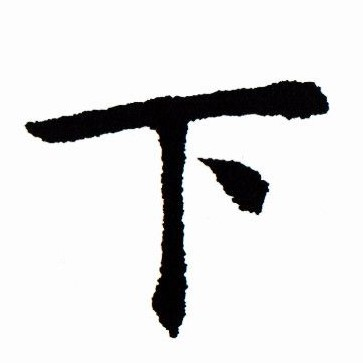
%> input picture FGMM/Result/下.jpg, 363 x 363 px
$ octave GetFGMM.m   (GNU Octave 9; MATLAB toolbox functions it lacks are replaced by stand-ins)
%> lines starting %> are read from the running program, lines starting %| are printed output that depends on the picture; in (x1, y1, x2, y2) boxes, pixels count from 0 and x2, y2 are one past the last pixel; in counts of white or black regions, pixels touching at a corner belong together; the program's own positions count from 1
### FGMM/UtilFunction/ImgProcess.m
function [img,data] = ImgProcess(img)
    img = imresize(img,[100,100]);
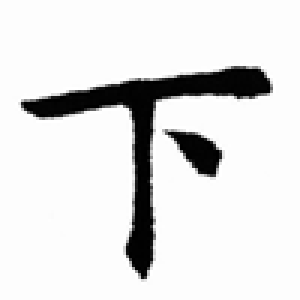
%> img: size 100x100 uint8 (shown 3 times larger); min 0, max 255, mean 224.3
    img = imbinarize(img);
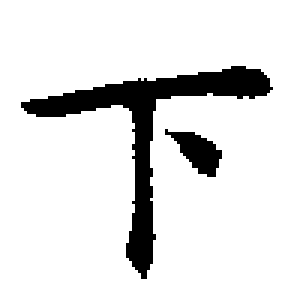
%> img: size 100x100 logical (shown 3 times larger); 88.6% white; 2 black regions, box (x1, y1, x2, y2) and area: (7, 22, 91, 93) 993, (55, 43, 74, 59) 150
    [data(:,1),data(:,2)]=find(~img);
end

### FGMM/FindCurve/FindCurve.m
function[rdata] = FindCurve(img_2bw,duan)
[imgw,imgh] = size(img_2bw);
%imshow(img_2bw)
img_thin = bwmorph(~img_2bw,'thin',Inf);
%imshow(img_thin)

img_thin1 = img_thin;
img_thin2 = img_thin;

%% 寻找曲线
curve_name = 0;
for start_j = 1:imgh
    for start_i = 1:imgw
% for start_i = 1:imgw
%     for start_j = 1:imgh
        if img_thin1(start_i,start_j) == 1
            %% 先把起始点设定好
            curve_name = curve_name + 1;
            name_1 = 1;
            direction_1 = [0 0];
            start_point = [start_i start_j];
            [connect_point,point_num,sta_dir] = FindStaConnect(img_thin2,start_point);%得到所有连接点
            [choose_point] = ChoosePoint(direction_1,connect_point);%选择正确的点
            [direction_1] = Direction(choose_point,direction_1);%更新方向表
            direction_2 = [-direction_1(1) -direction_1(2)];%用于反方向寻找曲线
            if point_num == 0
                img_thin2(start_point(1),start_point(2)) = 0;
                break
            end
            if point_num>1
                black_flag = 0; %置黑flag，0为不置黑，1为置黑
            else
                black_flag = 1;
                img_thin2(start_point(1),start_point(2)) = 0;
            end
            %eval(['curve',num2str(curve_name),'(name_1,:)','=','start_point',';']);
            start_point = [start_i start_j sta_dir black_flag];
%             eval(['curve',num2str(curve_name),'(name_1,:)','=','start_point',';']);
%             name_1 = name_1+1;

            %% 找第二个点
            last_point = start_point;
            this_point = choose_point;
            flag_1 = 1;

            while flag_1 == 1
                [connect_point,point_num] = FindStaConnect(img_thin2,this_point);
                [choose_point] = ChoosePoint(direction_1,connect_point);
                [direction_1] = Direction(choose_point,direction_1);
                if choose_point == [0 0 0] %没找到规定方向连接点，可能没有连接点也可能有连接点
                    %完全没有连接点，置黑
                    if ((point_num == 0)&&(last_point(4) ==1)) || ((point_num == 1)&&(last_point(4) ==0))
                        img_thin1(this_point(1),this_point(2)) = 0;
                        img_thin2(this_point(1),this_point(2)) = 0;
                        this_point(4) = 1;
                        eval(['curve',num2str(curve_name),'(name_1,:)','=','this_point',';']);
                        name_1 = name_1+1;
                        break
                    %有连接点，不置黑
                    else
                        this_point(4) = 0;
                        img_thin1(this_point(1),this_point(2)) = 0;
                        eval(['curve',num2str(curve_name),'(name_1,:)','=','this_point',';']);
                        name_1 = name_1+1;
                        break
                    end
                else %有规定方向连接点的情况
                    %只有一个连接点，置黑
                    if ((last_point(4) == 1)&&(point_num==1)) || ((last_point(4) == 0)&&(point_num==2))
                        img_thin2(this_point(1),this_point(2)) = 0;
                        this_point(4) = 1;
                    else
                        this_point(4) = 0;
                    end
                    img_thin1(this_point(1),this_point(2)) = 0;
                    eval(['curve',num2str(curve_name),'(name_1,:)','=','this_point',';']);
                    name_1 = name_1+1;
                    last_point = this_point;
                    this_point = choose_point;
                end
            end

            %% 反方向找第二个点
            %if start_point(4) == 0
            %eval(['curve',num2str(curve_name),'=','[start_point;curve',num2str(curve_name),']',';']);
            %eval(['curve',num2str(curve_name),'(1,:)=[]',';']);
            eval(['last_point = curve',num2str(curve_name),'(1,:)',';']);
            this_point = start_point;
            flag_2 = 1;

            while flag_2 == 1
                [connect_point,point_num] = FindStaConnect(img_thin2,this_point);
                [choose_point] = ChoosePoint(direction_2,connect_point);
                [direction_2] = Direction(choose_point,direction_2);
                if choose_point == [0 0 0] %没找到规定方向连接点，可能没有连接点也可能有连接点
                    %完全没有连接点，置黑
                    if ((point_num == 0)&&(last_point(4) ==1)) || ((point_num == 1)&&(last_point(4) ==0))
                        img_thin2(this_point(1),this_point(2)) = 0;
                        this_point(4) = 1;
                        img_thin1(this_point(1),this_point(2)) = 0;
                        eval(['curve',num2str(curve_name),'=','[this_point;curve',num2str(curve_name),']',';']);
                        break
                    %有连接点，不置黑
                    else
                        this_point(4) = 0;
                        img_thin1(this_point(1),this_point(2)) = 0;
                        eval(['curve',num2str(curve_name),'=','[this_point;curve',num2str(curve_name),']',';']);
                        break
                    end
                else %有规定方向连接点的情况
                    %只有一个连接点，置黑
                    if ((last_point(4) == 1)&&(point_num==1)) || ((last_point(4) == 0)&&(point_num==2))
                        img_thin2(this_point(1),this_point(2)) = 0;
                        this_point(4) = 1;
                    else
                        this_point(4) = 0;
                    end
                    img_thin1(this_point(1),this_point(2)) = 0;
                    eval(['curve',num2str(curve_name),'=','[this_point;curve',num2str(curve_name),']',';']);
                    last_point = this_point;
                    this_point = choose_point;
                end
            end

            %% 把不置黑的中间夹杂的置黑的再置白 此方法不行，还是通过加点直接拼接吧
% [12 lines of commented-out code are left out]

        end
    end
end

%% 点排序
for i = 1:curve_name
    eval(['paixu','=','curve',num2str(i),';']);
    [bihua] = Seq(paixu);
    eval(['curve',num2str(i),'=','bihua',';']);
end


%% 将同一笔画相连
idel = 0;%循环中要删除的i
n = 0;
connect = [];
for i = 1:curve_name
    %if i~=idel
        eval(['stroke','=','curve',num2str(i),';']);
        for j = 1:curve_name
            if j ~= i
                eval(['stro_1','=','curve',num2str(i),';']);
                eval(['stro_2','=','curve',num2str(j),';']);
                a = stro_1(end,1) ;
                b = stro_2(1,1) ;
                c = stro_1(end,2) ;
                d = stro_2(1,2) ;
                if a==b && c==d
                    stroke(end,:) = [];
                    n = n+1;
                    connect(n,:) = [i j];
                    %eval(['stroke','=','[','stroke',';','curve',num2str(j),']',';']);
                    idel = j;
                else
                    if abs(a-b)<duan && abs(c-d)<duan
                        n = n+1;
                        connect(n,:) = [i j];
                        %eval(['stroke','=','[','stroke',';','curve',num2str(j),']',';']);
                        idel = j;
                    end
                end
            end
        end
        %eval(['stroke',num2str(name_2),'=','stroke',';']);
        %name_2 = name_2 + 1;
    %end
end

name_2 = 0;
con_cur_num = 0;
con_flag = 1;
for i = 1:n
    find_s = ismember(connect(i,1),connect(:,2)); %find_s为1表示不是一个笔画的第一段
    if find_s == 0
        con_1 = connect(i,2);
        name_2 = name_2 + 1;
        eval(['stroke',num2str(name_2),'=','[curve',num2str(connect(i,1)),';curve',num2str(connect(i,2)),']',';']);
        con_cur_num = con_cur_num + 1;
        while con_flag ==1
            find_s = ismember(con_1,connect(:,1));
            if find_s == 1
                [con_m,~] = find(connect(:,1) == con_1);
                eval(['stroke',num2str(name_2),'=','[stroke',num2str(name_2),';curve',num2str(connect(con_m,2)),']',';']);
                con_cur_num = con_cur_num + 1;
                con_1 = connect(con_m,2);
            else
                break
            end
        end
    end
end

%% 剩下的再反过来排列一次
na = name_2;
del_num = 0;
cruve_del = [];
for i = 1:curve_name
    find_c = ismember(i,connect);
    if find_c == 0
        eval(['stro_1','=','curve',num2str(i),';']);
        flag_sig = 1;

        for j = 1:na
            eval(['stro_2','=','stroke',num2str(j),';']);
            a = stro_2(end,1);
            b = stro_2(end,2);
            c = stro_1(end,1);
            d = stro_1(end,2);
            if abs(a-c)<duan && abs(b-d)<duan
%             if a == c && b ==d
                [stro_1] = Seq1(stro_1);
                stro_1(1,:)=[];
                eval(['stroke',num2str(j),'=','[stroke',num2str(j),';stro_1]',';']);
                flag_sig = 0;
                del_num  = del_num+1;
                cruve_del(del_num) = i;
            end
        end

        for k = 1:curve_name
            find_c1 = ismember(i,connect);
            if find_c1 == 0 && k~=i
                eval(['stro_2','=','curve',num2str(k),';']);
                a = stro_2(end,1);
                b = stro_2(end,2);
                c = stro_1(end,1);
                d = stro_1(end,2);
                if abs(a-c)<duan && abs(b-d)<duan
%                 if a == c && b ==d
                    [stro_1] = Seq1(stro_1);
                    stro_1(1,:)=[];
                    eval(['curve',num2str(k),'=','[curve',num2str(k),';stro_1]',';']);
                    del_num  = del_num+1;
                    cruve_del(del_num) = i;
                end
            end
        end

% [4 lines of commented-out code are left out]
    end
end

for i = 1:curve_name
    find_c = ismember(i,connect);
    find_d = ismember(i,cruve_del);
    if find_c == 0 && find_d == 0
        name_2 = name_2 + 1;
        eval(['stroke',num2str(name_2),'=','curve',num2str(i),';']);
    end
end


% [26 lines of commented-out code are left out]


%% 整理数据

rdata=[];
for i = 1:name_2
    eval(['shuju','=','stroke',num2str(i),';']);
    shuju = shuju';
%     shuju(3:7,:) = 0;
    shuju = shuju(1:3,:);
    shuju(3,:) = i;
    rdata=[rdata;shuju'];
    eval(['data',num2str(i),'=shuju;']);
end

end

### FGMM/FindCurve/Seq.m
function [bihua] = Seq(bihua_1)

max_x = max(bihua_1(:,1));
min_x = min(bihua_1(:,1));
max_y = max(bihua_1(:,2));
min_y = min(bihua_1(:,2));
bihua = bihua_1;
if max_x - min_x >= max_y - min_y
    if  bihua_1(1,1)>bihua_1(end,1) %从第一列x开始比较数值并按升序排序
        bihua = flipud(bihua_1);
    end
else
    if bihua_1(1,2)>bihua_1(end,2)
        bihua = flipud(bihua_1);
    end

%% 倒序
%bihua = flipud(bihua_1);
end

### FGMM/UtilFunction/StrokeOptimize.m
function [strokeNew] = StrokeOptimize(stroke)
    %% 优化笔画书写顺序
    strokeType=unique(stroke(:,3));
    for i=1:length(strokeType)
        strokeType0=strokeType(i);
        stroke0=stroke(stroke(:,3)==strokeType0,[1,2]);
        strokeDirect=stroke0(fix(4*end/5),:)-stroke0(fix(1*end/5)+1,:);
        strokeTheta= rad2deg(cart2pol(strokeDirect(2),strokeDirect(1)));
        if strokeTheta < 0
            stroke0=flip(stroke0);
            stroke(stroke(:,3)==strokeType0,[1,2])=stroke0;
        end
    end
    %% 优化弯钩笔画
    strokeNew=stroke;
    for i=1:(length(strokeType)-1)
        strokeType1=strokeType(i);
        stroke1=stroke(stroke(:,3)==strokeType1,[1,2]);
        for j=(i+1):length(strokeType)
            strokeType2=strokeType(j);
            stroke2=stroke(stroke(:,3)==strokeType2,[1,2]);
            strokeEndDistance=norm(stroke1(end,:)-stroke2(end,:));
            strokeLengthDiff=min(length(stroke1),length(stroke2))/max(length(stroke1),length(stroke2));
            if strokeEndDistance<20 && strokeLengthDiff<0.5
                stroke2=flip(stroke2);
                strokeNew(stroke(:,3)==strokeType2,[1,2])=stroke2;
                strokeNew(stroke(:,3)==strokeType2,3)=strokeType1;
                if length(stroke1)==min(length(stroke1),length(stroke2))
                    strokeNew(strokeNew(:,3)==strokeType1,:)=flip(strokeNew(strokeNew(:,3)==strokeType1,:));
                end
            end
        end
    end
end

### FGMM/FGMM/FEM_init_kmeans.m
function [gm,C,T,Q] = FEM_init_kmeans(Data, nbStates)
%
% This function initializes the parameters of a Gaussian Mixture Model
% (GMM) by using k-means clustering algorithm.
%
% Author:	Sylvain Calinon, 2009
%			http://programming-by-demonstration.org
%
% Inputs -----------------------------------------------------------------
%   o Data:     D x N array representing N datapoints of D dimensions.
%   o nbStates: Number K of GMM components.
% Outputs ----------------------------------------------------------------
%   o Priors:   1 x K array representing the prior probabilities of the
%               K GMM components.
%   o Mu:       D x K array representing the centers of the K GMM components.
%   o Sigma:    D x D x K array representing the covariance matrices of the
%               K GMM components.
% Comments ---------------------------------------------------------------
%   o This function uses the 'kmeans' function from the MATLAB Statistics
%     toolbox. If you are using a version of the 'netlab' toolbox that also
%     uses a function named 'kmeans', please rename the netlab function to
%     'kmeans_netlab.m' to avoid conflicts.

[nbVar, nbData] = size(Data);
C=zeros([nbStates,2]);
T=zeros([nbStates,2]);
Q=zeros([2,2,nbStates]);


%Use of the 'kmeans' function from the MATLAB Statistics toolbox
[Data_id, Centers] = kmeans(Data', nbStates);
Mu = Centers';

for i=1:nbStates
  idtmp = find(Data_id==i);
  Priors(i) = length(idtmp);
  Sigma(:,:,i) = cov([Data(:,idtmp) Data(:,idtmp)]');
  %Add a tiny variance to avoid numerical instability
  Sigma(:,:,i) = Sigma(:,:,i) + 1E-5.*diag(ones(nbVar,1));
  [C(i,:),T(i,:),Q(:,:,i)] = PCA2LSFM(Data(:,idtmp)');
end
Priors = Priors ./ sum(Priors);
gm=gmdistribution(Mu', Sigma,Priors');
end

### FGMM/FGMM/PCA2LSFM.m
function [C,T,Q] = PCA2LSFM(Data)
%PCA2LSFM 输入列数据，输出CTQ矩阵

nbData = size(Data,1);

% Translation Matrix T
T = mean(Data);

% Rotation Matrix Q
Q = pca(Data(:,[1,2]));

% Transform
Data = (Data-repmat(T,[nbData,1]))*Q;

% LSFM
y1 = Data(:,1).*Data(:,1);
y1 = [y1,ones([nbData,1])];
y2 = Data(:,2);

% Curve Parameters C
C = pinv(y1'*y1)*y1'*y2;


end

### FGMM/FGMM/GenerateFGMM.m
function [gm,C,T,Q] = GenerateFGMM(X, NumOfComponent)
    %Initialize
    [gm,C,T,Q] = FEM_init_kmeans(X', NumOfComponent);
    [gm,C,T,Q] = FEM(X',gm,C,T,Q);
end

### FGMM/FGMM/FEM.m
function [gm,C,T,Q] = FEM(Data, gm0,C,T,Q)
%
% Expectation-Maximization estimation of GMM parameters.
% This source code is the implementation of the algorithms described in
% Section 2.6.1, p.47 of the book "Robot Programming by Demonstration: A
% Probabilistic Approach".
%
% Author:	Sylvain Calinon, 2009
%			http://programming-by-demonstration.org
%
% This function learns the parameters of a Gaussian Mixture Model
% (GMM) using a recursive Expectation-Maximization (EM) algorithm, starting
% from an initial estimation of the parameters.
%
%
% Inputs -----------------------------------------------------------------
%   o Data:    D x N array representing N datapoints of D dimensions.
%   o Priors0: 1 x K array representing the initial prior probabilities
%              of the K GMM components.
%   o Mu0:     D x K array representing the initial centers of the K GMM
%              components.
%   o Sigma0:  D x D x K array representing the initial covariance matrices
%              of the K GMM components.
% Outputs ----------------------------------------------------------------
%   o Priors:  1 x K array representing the prior probabilities of the K GMM
%              components.
%   o Mu:      D x K array representing the centers of the K GMM components.
%   o Sigma:   D x D x K array representing the covariance matrices of the
%              K GMM components.
%
% This source code is given for free! However, I would be grateful if you refer
% to the book (or corresponding article) in any academic publication that uses
% this code or part of it. Here are the corresponding BibTex references:
%
% @book{Calinon09book,
%   author="S. Calinon",
%   title="Robot Programming by Demonstration: A Probabilistic Approach",
%   publisher="EPFL/CRC Press",
%   year="2009",
%   note="EPFL Press ISBN 978-2-940222-31-5, CRC Press ISBN 978-1-4398-0867-2"
% }
%
% @article{Calinon07,
%   title="On Learning, Representing and Generalizing a Task in a Humanoid Robot",
%   author="S. Calinon and F. Guenter and A. Billard",
%   journal="IEEE Transactions on Systems, Man and Cybernetics, Part B",
%   year="2007",
%   volume="37",
%   number="2",
%   pages="286--298",
% }

%% Criterion to stop the EM iterative update
threshold_loglik = 1e-10;
threshold_curve = 1e-3;
threshold_prob=0.5;

%% Initialization of the parameters
[nbVar, nbData] = size(Data);
nbStates = size(gm0.Sigma,3);
loglik_old = -realmax;
nbStep = 0; %画图计数


Mu = gm0.mu';
Sigma = gm0.Sigma;
Priors = gm0.ComponentProportion;% alpha
Pxi=zeros([nbData,nbStates]);% p(x|theta)

%% EM fast matrix computation (see the commented code for a version
%% involving one-by-one computation, which is easier to understand)
while 1
  %% E-step %%%%%%%%%%%%%%%%%%%%%%%%%%%%%%%%
  for i=1:nbStates
    %Compute probability p(x|i)
    if abs(C(i,1))>=threshold_curve
        Pxi(:,i) = AcaGaussPDF(Data, Mu, Sigma,C,T,Q,i);
    else
        Pxi(:,i) = GaussPDF(Data, Mu(:,i), Sigma(:,:,i));
    end
  end
  %Compute posterior probability p(i|x)
  Pix_tmp = repmat(Priors,[nbData 1]).*Pxi;
  Pix = Pix_tmp ./ repmat(sum(Pix_tmp,2),[1 nbStates]);%w_it
  %Compute cumulated posterior probability
  E = sum(Pix);

  %% M-step %%%%%%%%%%%%%%%%%%%%%%%%%%%%%%%%
  for i=1:nbStates

    %% Update the priors
    Priors(i) = E(i) / nbData;
    if abs(C(i,1))>=threshold_curve
        %% Updata the CQT
        idtmp=Pix(:,i)>=threshold_prob;
        [C(i,:),T(i,:),Q(:,:,i)] = PCA2LSFM(Data(:,idtmp)');
        NewData = Data2NewData(Data,C(i,:),T(i,:),Q(:,:,i));
        %% Update the centers
        Mu(:,i) = NewData*Pix(:,i) / E(i)+Q(:,:,i)'*[0,C(i,2)]'+T(i,:)';
        % Mu(:,i) = Data*Pix(:,i) / E(i);
        %% Update the covariance matrices
        Sigma(1,1,i)=abs(NewData(1,:).*NewData(1,:))*Pix(:,i) / E(i);
        Sigma(2,2,i)=abs(NewData(2,:).*NewData(2,:))*Pix(:,i) / E(i);
        % Sigma(1,1,i)=abs(NewData(1,:).*NewData(1,:))*Pxi(:,i) / nbData;
        % Sigma(2,2,i)=abs(NewData(2,:).*NewData(2,:))*Pxi(:,i) / nbData;
        Sigma(1,2,i)=0;
        Sigma(2,1,i)=0;
        % %% Add a tiny variance to avoid numerical instability
        % Sigma(:,:,i) = Sigma(:,:,i) + 1E-5.*diag(ones(nbVar,1));
    else
        %Update the centers
        Mu(:,i) = Data*Pix(:,i) / E(i);
        %Update the covariance matrices
        Data_tmp1 = Data - repmat(Mu(:,i),1,nbData);
        Sigma(:,:,i) = (repmat(Pix(:,i)',nbVar, 1) .* Data_tmp1*Data_tmp1') / E(i);
        % %% Add a tiny variance to avoid numerical instability
        % Sigma(:,:,i) = Sigma(:,:,i) + 1E-5.*diag(ones(nbVar,1));
    end
  end

    % [7 lines of commented-out code are left out]
  %% Stopping criterion %%%%%%%%%%%%%%%%%%%%
  for i=1:nbStates
    %Compute the new probability p(x|i)
    if abs(C(i,1))>=threshold_curve
        Pxi(:,i) = AcaGaussPDF(Data, Mu, Sigma,C,T,Q,i);
    else
        Pxi(:,i) = GaussPDF(Data, Mu(:,i), Sigma(:,:,i));
    end
  end

  %Compute the log likelihood
  F = Pxi*Priors';
  F(F<realmin) = realmin;
  loglik = mean(log(F));
  %% Stop the process depending on the increase of the log likelihood
  if abs((loglik/loglik_old)-1) < threshold_loglik
    break;
  end
  loglik_old = loglik;

  %% 打印似然度
  disp(loglik)
end

% [43 lines of commented-out code are left out]

%% Add a tiny variance to avoid numerical instability
for i=1:nbStates
    if abs(C(i,1))>=threshold_curve
      Sigma(:,:,i)=Q(:,:,i)'*Sigma(:,:,i)*Q(:,:,i);
    else
    %Updata the CQT
    idtmp=Pix(:,i)>=threshold_prob;
    [C(i,:),T(i,:),Q(:,:,i)] = PCA2LSFM(Data(:,idtmp)');
    % Sigma(:,:,i)=Q(:,:,i)'*Sigma(:,:,i)*Q(:,:,i);
    end
end
Sigma(:,:,i) = Sigma(:,:,i) + 1E-5.*diag(ones(nbVar,1));
gm=gmdistribution(Mu', Sigma,Priors');

### FGMM/GetFGMM.m
%% 说明
% 修改AddTime和GenerateGMM至AddFTime和GenerateFGMM可以切换模式
%% 添加路径
clc
clear
close all
addpath(genpath('.\FindCurve')); % 硬笔笔画算法库
addpath(genpath('.\FGMM')); % 高斯混合模型算法库
addpath(genpath('.\PlotFunction')); % 绘图库
addpath(genpath('.\UtilFunction'));% 工具库
%% 参数设定
step=1000;

%% 不同字体
% 水
% numComponent = 7;
% img = rgb2gray(imread('input.jpg'));

% % 上
% numComponent = 5;
% img = rgb2gray(imread('./sample/上.jpg'));

% 下
numComponent = 4;
img = rgb2gray(imread('./sample/下.jpg'));

%% 图像预处理
[img,data] = ImgProcess(img);
%> data = 1143 rows, first 12: [35 8; 36 8; 35 9; 36 9; 37 9; 35 10; 36 10; 37 10; 38 10; 34 11; 35 11; 36 11]

%% 硬笔笔画提取
stroke=FindCurve(img,5);
%> (the rest of the program and of its run is left out)
